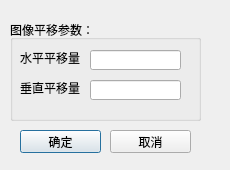
<?xml version="1.0" encoding="UTF-8"?>
<ui version="4.0">
 <class>parameterDialog</class>
 <widget class="QDialog" name="parameterDialog">
  <property name="geometry">
   <rect>
    <x>0</x>
    <y>0</y>
    <width>230</width>
    <height>170</height>
   </rect>
  </property>
  <property name="windowTitle">
   <string>Dialog</string>
  </property>
  <widget class="QGroupBox" name="groupBox">
   <property name="geometry">
    <rect>
     <x>10</x>
     <y>20</y>
     <width>191</width>
     <height>101</height>
    </rect>
   </property>
   <property name="title">
    <string>图像平移参数：</string>
   </property>
   <widget class="QLabel" name="label">
    <property name="geometry">
     <rect>
      <x>10</x>
      <y>30</y>
      <width>61</width>
      <height>16</height>
     </rect>
    </property>
    <property name="text">
     <string>水平平移量</string>
    </property>
   </widget>
   <widget class="QLabel" name="label_2">
    <property name="geometry">
     <rect>
      <x>10</x>
      <y>60</y>
      <width>61</width>
      <height>16</height>
     </rect>
    </property>
    <property name="text">
     <string>垂直平移量</string>
    </property>
   </widget>
   <widget class="QLineEdit" name="hLineEdit">
    <property name="geometry">
     <rect>
      <x>80</x>
      <y>30</y>
      <width>91</width>
      <height>20</height>
     </rect>
    </property>
   </widget>
   <widget class="QLineEdit" name="vLineEdit">
    <property name="geometry">
     <rect>
      <x>80</x>
      <y>60</y>
      <width>91</width>
      <height>20</height>
     </rect>
    </property>
   </widget>
  </widget>
  <widget class="QPushButton" name="okButton">
   <property name="geometry">
    <rect>
     <x>20</x>
     <y>130</y>
     <width>81</width>
     <height>23</height>
    </rect>
   </property>
   <property name="text">
    <string>确定</string>
   </property>
   <property name="default">
    <bool>false</bool>
   </property>
   <property name="flat">
    <bool>false</bool>
   </property>
  </widget>
  <widget class="QPushButton" name="cancelButton">
   <property name="geometry">
    <rect>
     <x>110</x>
     <y>130</y>
     <width>81</width>
     <height>23</height>
    </rect>
   </property>
   <property name="text">
    <string>取消</string>
   </property>
  </widget>
 </widget>
 <resources/>
 <connections/>
</ui>
